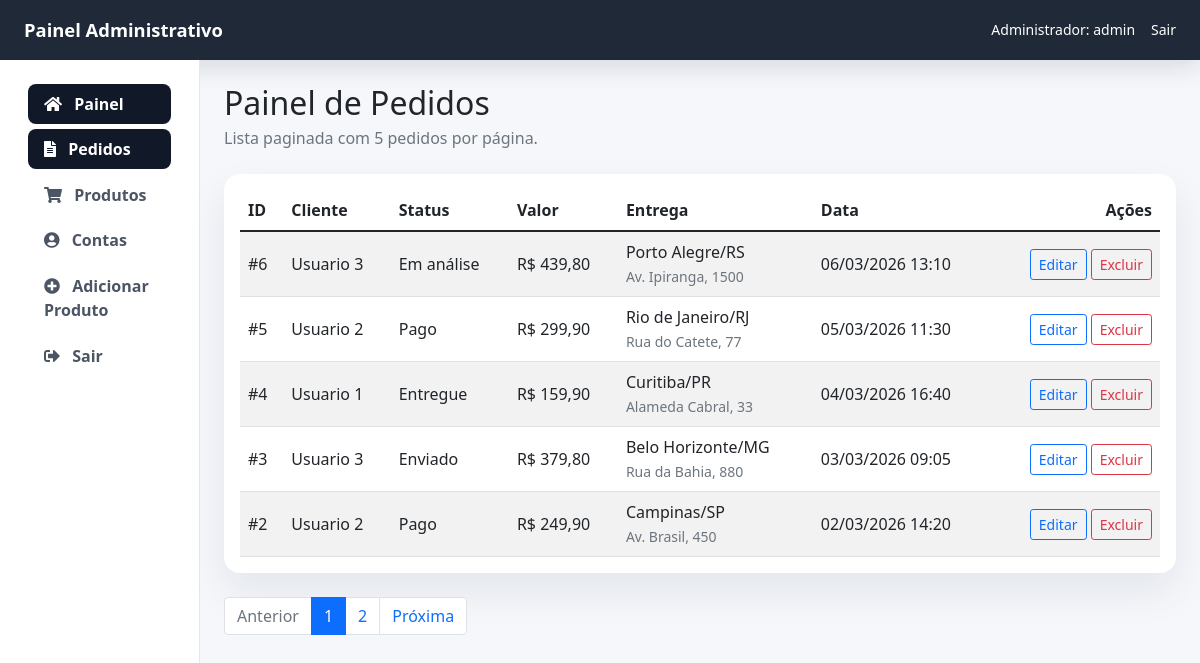
The page /admin/index.php (signed in) on the database its author committed.
### tables this page shows
CREATE TABLE IF NOT EXISTS orders (
  order_id INT(11) NOT NULL AUTO_INCREMENT,
  order_cost DECIMAL(6,2) NOT NULL,
  order_status VARCHAR(100) NOT NULL,
  user_id INT(11) NOT NULL,
  shipping_city VARCHAR(255) NOT NULL,
  shipping_uf VARCHAR(2) NOT NULL,
  shipping_address VARCHAR(255) NOT NULL,
  order_date DATETIME NOT NULL,
  PRIMARY KEY (order_id),
  CONSTRAINT fk_orders_users
    FOREIGN KEY (user_id) REFERENCES users(user_id)
);

### admin/index.php (the view, shortened to what this page needs)
<?php include('header.php'); ?>
<?php
$page = max(1, (int) ($_GET['page'] ?? 1));
$items_per_page = 5;
$offset = ($page - 1) * $items_per_page;
$total_orders_result = mysqli_query($conn, 'SELECT COUNT(*) AS total_orders FROM orders');
$total_orders_row = $total_orders_result ? mysqli_fetch_assoc($total_orders_result) : array('total_orders' => 0);
$total_orders = (int) ($total_orders_row['total_orders'] ?? 0);
$total_pages = max(1, (int) ceil($total_orders / $items_per_page));
$orders = array();
$orders_query = mysqli_prepare($conn, 'SELECT order_id, order_cost, order_status, user_id, shipping_city, shipping_uf, shipping_address, order_date FROM orders ORDER BY order_date DESC, order_id DESC LIMIT ? OFFSET ?');
if ($orders_query) {
  mysqli_stmt_bind_param($orders_query, 'ii', $items_per_page, $offset);
  mysqli_stmt_execute($orders_query);
  $result = mysqli_stmt_get_result($orders_query);
  while ($row = mysqli_fetch_assoc($result)) {
    $orders[] = $row;
  }
}
?>
<div class="container-fluid">
  <div class="row">
    <?php include('sidemenu.php'); ?>
    <main class="col-md-9 ms-sm-auto col-lg-10 px-md-4 py-4">
      <div class="d-flex justify-content-between flex-wrap flex-md-nowrap align-items-center mb-4">
        <div>
          <h1 class="h2 mb-1">Painel de Pedidos</h1>
          <p class="text-muted mb-0">Lista paginada com 5 pedidos por página.</p>
        </div>
      </div>
      <div class="card content-card">
        <div class="card-body">
          <div class="table-responsive">
            <table class="table table-striped table-hover align-middle mb-0">
              <thead>
                <tr>
                  <th>ID</th>
                  <th>Cliente</th>
                  <th>Status</th>
                  <th>Valor</th>
                  <th>Entrega</th>
                  <th>Data</th>
                  <th class="text-end">Ações</th>
                </tr>
              </thead>
              <tbody>
                <?php foreach ($orders as $order) { ?>
                  <tr>
                    <td>#<?php echo (int) $order['order_id']; ?></td>
                    <td>Usuario <?php echo (int) $order['user_id']; ?></td>
                    <td><?php echo htmlspecialchars(admin_status_label($order['order_status'])); ?></td>
                    <td>R$ <?php echo number_format((float) $order['order_cost'], 2, ',', '.'); ?></td>
                    <td><?php echo htmlspecialchars($order['shipping_city'] . '/' . $order['shipping_uf']); ?><br><small class="text-muted"><?php echo htmlspecialchars($order['shipping_address']); ?></small></td>
                    <td><?php echo htmlspecialchars(date('d/m/Y H:i', strtotime($order['order_date']))); ?></td>
                    <td class="text-end">
                      <a href="edit_order.php?order_id=<?php echo (int) $order['order_id']; ?>" class="btn btn-sm btn-outline-primary">Editar</a>
                      <form method="POST" action="index.php?page=<?php echo (int) $page; ?>" class="d-inline">
                        <button type="submit" class="btn btn-sm btn-outline-danger" onclick="return confirm('Deseja excluir este pedido?');">Excluir</button>
                      </form>
                    </td>
                  </tr>
                <?php } ?>
              </tbody>
            </table>
          </div>
        </div>
      </div>
      <nav class="mt-4" aria-label="Paginação de pedidos">
        <ul class="pagination">
          <li class="page-item <?php echo $page <= 1 ? 'disabled' : ''; ?>">
            <a class="page-link" href="index.php?page=<?php echo max(1, $page - 1); ?>">Anterior</a>
          </li>
          <?php for ($current_page = 1; $current_page <= $total_pages; $current_page++) { ?>
            <li class="page-item <?php echo $current_page === $page ? 'active' : ''; ?>">
              <a class="page-link" href="index.php?page=<?php echo $current_page; ?>"><?php echo $current_page; ?></a>
            </li>
          <?php } ?>
          <li class="page-item <?php echo $page >= $total_pages ? 'disabled' : ''; ?>">
            <a class="page-link" href="index.php?page=<?php echo min($total_pages, $page + 1); ?>">Próxima</a>
          </li>
        </ul>
      </nav>
    </main>
  </div>
</div>
</body>
</html>

### admin/header.php (style rules this page uses)
body { background-color: #f5f7fb; }
.content-card { border: 0; border-radius: 1rem; box-shadow: 0 18px 40px rgba(15, 23, 42, 0.08); }

### rows shown on the page
orders: order_id "6", user "3", order_status "Em análise", order_cost "439,80", shipping_city+shipping_uf "Porto Alegre/RS", shipping_address "Av. Ipiranga, 1500", order_date "06/03/2026 13:10"
orders: order_id "5", user "2", order_status "Pago", order_cost "299,90", shipping_city+shipping_uf "Rio de Janeiro/RJ", shipping_address "Rua do Catete, 77", order_date "05/03/2026 11:30"
orders: order_id "4", user "1", order_status "Entregue", order_cost "159,90", shipping_city+shipping_uf "Curitiba/PR", shipping_address "Alameda Cabral, 33", order_date "04/03/2026 16:40"
orders: order_id "3", user "3", order_status "Enviado", order_cost "379,80", shipping_city+shipping_uf "Belo Horizonte/MG", shipping_address "Rua da Bahia, 880", order_date "03/03/2026 09:05"
orders: order_id "2", user "2", order_status "Pago", order_cost "249,90", shipping_city+shipping_uf "Campinas/SP", shipping_address "Av. Brasil, 450", order_date "02/03/2026 14:20"

### other values the page prints
$_SESSION['admin_name'] "admin"
